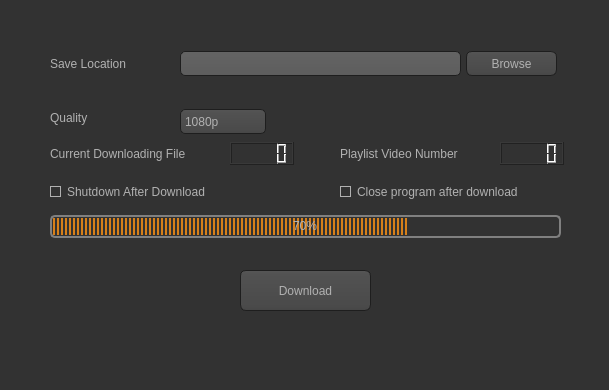
<?xml version="1.0" encoding="UTF-8"?>
<ui version="4.0">
 <class>MainWindow</class>
 <widget class="QMainWindow" name="MainWindow">
  <property name="geometry">
   <rect>
    <x>0</x>
    <y>0</y>
    <width>609</width>
    <height>390</height>
   </rect>
  </property>
  <property name="windowTitle">
   <string>MainWindow</string>
  </property>
  <property name="styleSheet">
   <string notr="true">QToolTip
{
     border: 1px solid black;
     background-color: #ffa02f;
     padding: 1px;
     border-radius: 3px;
     opacity: 100;
}

QWidget
{
    color: #b1b1b1;
    background-color: #323232;
}

QTreeView, QListView
{
    background-color: silver;
    margin-left: 5px;
}

QWidget:item:hover
{
    background-color: QLinearGradient( x1: 0, y1: 0, x2: 0, y2: 1, stop: 0 #ffa02f, stop: 1 #ca0619);
    color: #000000;
}

QWidget:item:selected
{
    background-color: QLinearGradient( x1: 0, y1: 0, x2: 0, y2: 1, stop: 0 #ffa02f, stop: 1 #d7801a);
}

QMenuBar::item
{
    background: transparent;
}

QMenuBar::item:selected
{
    background: transparent;
    border: 1px solid #ffaa00;
}

QMenuBar::item:pressed
{
    background: #444;
    border: 1px solid #000;
    background-color: QLinearGradient(
        x1:0, y1:0,
        x2:0, y2:1,
        stop:1 #212121,
        stop:0.4 #343434/*,
        stop:0.2 #343434,
        stop:0.1 #ffaa00*/
    );
    margin-bottom:-1px;
    padding-bottom:1px;
}

QMenu
{
    border: 1px solid #000;
}

QMenu::item
{
    padding: 2px 20px 2px 20px;
}

QMenu::item:selected
{
    color: #000000;
}

QWidget:disabled
{
    color: #808080;
    background-color: #323232;
}

QAbstractItemView
{
    background-color: QLinearGradient( x1: 0, y1: 0, x2: 0, y2: 1, stop: 0 #4d4d4d, stop: 0.1 #646464, stop: 1 #5d5d5d);
}

QWidget:focus
{
    /*border: 1px solid darkgray;*/
}

QLineEdit
{
    background-color: QLinearGradient( x1: 0, y1: 0, x2: 0, y2: 1, stop: 0 #4d4d4d, stop: 0 #646464, stop: 1 #5d5d5d);
    padding: 1px;
    border-style: solid;
    border: 1px solid #1e1e1e;
    border-radius: 5;
}

QPushButton
{
    color: #b1b1b1;
    background-color: QLinearGradient( x1: 0, y1: 0, x2: 0, y2: 1, stop: 0 #565656, stop: 0.1 #525252, stop: 0.5 #4e4e4e, stop: 0.9 #4a4a4a, stop: 1 #464646);
    border-width: 1px;
    border-color: #1e1e1e;
    border-style: solid;
    border-radius: 6;
    padding: 3px;
    font-size: 12px;
    padding-left: 5px;
    padding-right: 5px;
    min-width: 40px;
}

QPushButton:pressed
{
    background-color: QLinearGradient( x1: 0, y1: 0, x2: 0, y2: 1, stop: 0 #2d2d2d, stop: 0.1 #2b2b2b, stop: 0.5 #292929, stop: 0.9 #282828, stop: 1 #252525);
}

QComboBox
{
    selection-background-color: #ffaa00;
    background-color: QLinearGradient( x1: 0, y1: 0, x2: 0, y2: 1, stop: 0 #565656, stop: 0.1 #525252, stop: 0.5 #4e4e4e, stop: 0.9 #4a4a4a, stop: 1 #464646);
    border-style: solid;
    border: 1px solid #1e1e1e;
    border-radius: 5;
}

QComboBox:hover,QPushButton:hover
{
    border: 2px solid QLinearGradient( x1: 0, y1: 0, x2: 0, y2: 1, stop: 0 #ffa02f, stop: 1 #d7801a);
}


QComboBox:on
{
    padding-top: 3px;
    padding-left: 4px;
    background-color: QLinearGradient( x1: 0, y1: 0, x2: 0, y2: 1, stop: 0 #2d2d2d, stop: 0.1 #2b2b2b, stop: 0.5 #292929, stop: 0.9 #282828, stop: 1 #252525);
    selection-background-color: #ffaa00;
}

QComboBox QAbstractItemView
{
    border: 2px solid darkgray;
    selection-background-color: QLinearGradient( x1: 0, y1: 0, x2: 0, y2: 1, stop: 0 #ffa02f, stop: 1 #d7801a);
}

QComboBox::drop-down
{
     subcontrol-origin: padding;
     subcontrol-position: top right;
     width: 15px;

     border-left-width: 0px;
     border-left-color: darkgray;
     border-left-style: solid; /* just a single line */
     border-top-right-radius: 3px; /* same radius as the QComboBox */
     border-bottom-right-radius: 3px;
 }

QComboBox::down-arrow
{
     image: url(:/dark_orange/img/down_arrow.png);
}

QGroupBox
{
    border: 1px solid darkgray;
    margin-top: 10px;
}

QGroupBox:focus
{
    border: 1px solid darkgray;
}

QTextEdit:focus
{
    border: 1px solid darkgray;
}

QScrollBar:horizontal {
     border: 1px solid #222222;
     background: QLinearGradient( x1: 0, y1: 0, x2: 0, y2: 1, stop: 0.0 #121212, stop: 0.2 #282828, stop: 1 #484848);
     height: 7px;
     margin: 0px 16px 0 16px;
}

QScrollBar::handle:horizontal
{
      background: QLinearGradient( x1: 0, y1: 0, x2: 1, y2: 0, stop: 0 #ffa02f, stop: 0.5 #d7801a, stop: 1 #ffa02f);
      min-height: 20px;
      border-radius: 2px;
}

QScrollBar::add-line:horizontal {
      border: 1px solid #1b1b19;
      border-radius: 2px;
      background: QLinearGradient( x1: 0, y1: 0, x2: 1, y2: 0, stop: 0 #ffa02f, stop: 1 #d7801a);
      width: 14px;
      subcontrol-position: right;
      subcontrol-origin: margin;
}

QScrollBar::sub-line:horizontal {
      border: 1px solid #1b1b19;
      border-radius: 2px;
      background: QLinearGradient( x1: 0, y1: 0, x2: 1, y2: 0, stop: 0 #ffa02f, stop: 1 #d7801a);
      width: 14px;
     subcontrol-position: left;
     subcontrol-origin: margin;
}

QScrollBar::right-arrow:horizontal, QScrollBar::left-arrow:horizontal
{
      border: 1px solid black;
      width: 1px;
      height: 1px;
      background: white;
}

QScrollBar::add-page:horizontal, QScrollBar::sub-page:horizontal
{
      background: none;
}

QScrollBar:vertical
{
      background: QLinearGradient( x1: 0, y1: 0, x2: 1, y2: 0, stop: 0.0 #121212, stop: 0.2 #282828, stop: 1 #484848);
      width: 7px;
      margin: 16px 0 16px 0;
      border: 1px solid #222222;
}

QScrollBar::handle:vertical
{
      background: QLinearGradient( x1: 0, y1: 0, x2: 0, y2: 1, stop: 0 #ffa02f, stop: 0.5 #d7801a, stop: 1 #ffa02f);
      min-height: 20px;
      border-radius: 2px;
}

QScrollBar::add-line:vertical
{
      border: 1px solid #1b1b19;
      border-radius: 2px;
      background: QLinearGradient( x1: 0, y1: 0, x2: 0, y2: 1, stop: 0 #ffa02f, stop: 1 #d7801a);
      height: 14px;
      subcontrol-position: bottom;
      subcontrol-origin: margin;
}

QScrollBar::sub-line:vertical
{
      border: 1px solid #1b1b19;
      border-radius: 2px;
      background: QLinearGradient( x1: 0, y1: 0, x2: 0, y2: 1, stop: 0 #d7801a, stop: 1 #ffa02f);
      height: 14px;
      subcontrol-position: top;
      subcontrol-origin: margin;
}

QScrollBar::up-arrow:vertical, QScrollBar::down-arrow:vertical
{
      border: 1px solid black;
      width: 1px;
      height: 1px;
      background: white;
}


QScrollBar::add-page:vertical, QScrollBar::sub-page:vertical
{
      background: none;
}

QTextEdit
{
    background-color: #242424;
}

QPlainTextEdit
{
    background-color: #242424;
}

QHeaderView::section
{
    background-color: QLinearGradient(x1:0, y1:0, x2:0, y2:1, stop:0 #616161, stop: 0.5 #505050, stop: 0.6 #434343, stop:1 #656565);
    color: white;
    padding-left: 4px;
    border: 1px solid #6c6c6c;
}

QCheckBox:disabled
{
color: #414141;
}

QDockWidget::title
{
    text-align: center;
    spacing: 3px; /* spacing between items in the tool bar */
    background-color: QLinearGradient(x1:0, y1:0, x2:0, y2:1, stop:0 #323232, stop: 0.5 #242424, stop:1 #323232);
}

QDockWidget::close-button, QDockWidget::float-button
{
    text-align: center;
    spacing: 1px; /* spacing between items in the tool bar */
    background-color: QLinearGradient(x1:0, y1:0, x2:0, y2:1, stop:0 #323232, stop: 0.5 #242424, stop:1 #323232);
}

QDockWidget::close-button:hover, QDockWidget::float-button:hover
{
    background: #242424;
}

QDockWidget::close-button:pressed, QDockWidget::float-button:pressed
{
    padding: 1px -1px -1px 1px;
}

QMainWindow::separator
{
    background-color: QLinearGradient(x1:0, y1:0, x2:0, y2:1, stop:0 #161616, stop: 0.5 #151515, stop: 0.6 #212121, stop:1 #343434);
    color: white;
    padding-left: 4px;
    border: 1px solid #4c4c4c;
    spacing: 3px; /* spacing between items in the tool bar */
}

QMainWindow::separator:hover
{

    background-color: QLinearGradient(x1:0, y1:0, x2:0, y2:1, stop:0 #d7801a, stop:0.5 #b56c17 stop:1 #ffa02f);
    color: white;
    padding-left: 4px;
    border: 1px solid #6c6c6c;
    spacing: 3px; /* spacing between items in the tool bar */
}

QToolBar::handle
{
     spacing: 3px; /* spacing between items in the tool bar */
     background: url(:/dark_orange/img/handle.png);
}

QMenu::separator
{
    height: 2px;
    background-color: QLinearGradient(x1:0, y1:0, x2:0, y2:1, stop:0 #161616, stop: 0.5 #151515, stop: 0.6 #212121, stop:1 #343434);
    color: white;
    padding-left: 4px;
    margin-left: 10px;
    margin-right: 5px;
}

QProgressBar
{
    border: 2px solid grey;
    border-radius: 5px;
    text-align: center;
}

QProgressBar::chunk
{
    background-color: #d7801a;
    width: 2.15px;
    margin: 0.5px;
}

QTabBar::tab {
    color: #b1b1b1;
    border: 1px solid #444;
    border-bottom-style: none;
    background-color: #323232;
    padding-left: 10px;
    padding-right: 10px;
    padding-top: 3px;
    padding-bottom: 2px;
    margin-right: -1px;
}

QTabWidget::pane {
    border: 1px solid #444;
    top: 1px;
}

QTabBar::tab:last
{
    margin-right: 0; /* the last selected tab has nothing to overlap with on the right */
    border-top-right-radius: 3px;
}

QTabBar::tab:first:!selected
{
 margin-left: 0px; /* the last selected tab has nothing to overlap with on the right */


    border-top-left-radius: 3px;
}

QTabBar::tab:!selected
{
    color: #b1b1b1;
    border-bottom-style: solid;
    margin-top: 3px;
    background-color: QLinearGradient(x1:0, y1:0, x2:0, y2:1, stop:1 #212121, stop:.4 #343434);
}

QTabBar::tab:selected
{
    border-top-left-radius: 3px;
    border-top-right-radius: 3px;
    margin-bottom: 0px;
}

QTabBar::tab:!selected:hover
{
    /*border-top: 2px solid #ffaa00;
    padding-bottom: 3px;*/
    border-top-left-radius: 3px;
    border-top-right-radius: 3px;
    background-color: QLinearGradient(x1:0, y1:0, x2:0, y2:1, stop:1 #212121, stop:0.4 #343434, stop:0.2 #343434, stop:0.1 #ffaa00);
}

QRadioButton::indicator:checked, QRadioButton::indicator:unchecked{
    color: #b1b1b1;
    background-color: #323232;
    border: 1px solid #b1b1b1;
    border-radius: 6px;
}

QRadioButton::indicator:checked
{
    background-color: qradialgradient(
        cx: 0.5, cy: 0.5,
        fx: 0.5, fy: 0.5,
        radius: 1.0,
        stop: 0.25 #ffaa00,
        stop: 0.3 #323232
    );
}

QCheckBox::indicator{
    color: #b1b1b1;
    background-color: #323232;
    border: 1px solid #b1b1b1;
    width: 9px;
    height: 9px;
}

QRadioButton::indicator
{
    border-radius: 6px;
}

QRadioButton::indicator:hover, QCheckBox::indicator:hover
{
    border: 1px solid #ffaa00;
}

QCheckBox::indicator:checked
{
    image:url(:/dark_orange/img/checkbox.png);
}

QCheckBox::indicator:disabled, QRadioButton::indicator:disabled
{
    border: 1px solid #444;
}


QSlider::groove:horizontal {
    border: 1px solid #3A3939;
    height: 8px;
    background: #201F1F;
    margin: 2px 0;
    border-radius: 2px;
}

QSlider::handle:horizontal {
    background: QLinearGradient( x1: 0, y1: 0, x2: 0, y2: 1,
      stop: 0.0 silver, stop: 0.2 #a8a8a8, stop: 1 #727272);
    border: 1px solid #3A3939;
    width: 14px;
    height: 14px;
    margin: -4px 0;
    border-radius: 2px;
}

QSlider::groove:vertical {
    border: 1px solid #3A3939;
    width: 8px;
    background: #201F1F;
    margin: 0 0px;
    border-radius: 2px;
}

QSlider::handle:vertical {
    background: QLinearGradient( x1: 0, y1: 0, x2: 0, y2: 1, stop: 0.0 silver,
      stop: 0.2 #a8a8a8, stop: 1 #727272);
    border: 1px solid #3A3939;
    width: 14px;
    height: 14px;
    margin: 0 -4px;
    border-radius: 2px;
}

QAbstractSpinBox {
    padding-top: 2px;
    padding-bottom: 2px;
    border: 1px solid darkgray;

    border-radius: 2px;
    min-width: 50px;
}
</string>
  </property>
  <widget class="QWidget" name="centralwidget">
   <widget class="QPushButton" name="pushButton_2">
    <property name="geometry">
     <rect>
      <x>240</x>
      <y>270</y>
      <width>131</width>
      <height>41</height>
     </rect>
    </property>
    <property name="toolTip">
     <string>&lt;html&gt;&lt;head/&gt;&lt;body&gt;&lt;p&gt;Press to start the download.&lt;/p&gt;&lt;/body&gt;&lt;/html&gt;</string>
    </property>
    <property name="styleSheet">
     <string notr="true"/>
    </property>
    <property name="text">
     <string>Download</string>
    </property>
   </widget>
   <widget class="QLCDNumber" name="lcdNumber">
    <property name="geometry">
     <rect>
      <x>500</x>
      <y>142</y>
      <width>64</width>
      <height>23</height>
     </rect>
    </property>
   </widget>
   <widget class="QLabel" name="label_3">
    <property name="geometry">
     <rect>
      <x>50</x>
      <y>109</y>
      <width>101</width>
      <height>17</height>
     </rect>
    </property>
    <property name="text">
     <string>Quality</string>
    </property>
   </widget>
   <widget class="QProgressBar" name="progressBar">
    <property name="geometry">
     <rect>
      <x>50</x>
      <y>215</y>
      <width>511</width>
      <height>23</height>
     </rect>
    </property>
    <property name="value">
     <number>70</number>
    </property>
   </widget>
   <widget class="QCheckBox" name="checkBox">
    <property name="geometry">
     <rect>
      <x>50</x>
      <y>180</y>
      <width>211</width>
      <height>23</height>
     </rect>
    </property>
    <property name="text">
     <string>Shutdown After Download</string>
    </property>
   </widget>
   <widget class="QPushButton" name="pushButton">
    <property name="geometry">
     <rect>
      <x>466</x>
      <y>51</y>
      <width>91</width>
      <height>25</height>
     </rect>
    </property>
    <property name="text">
     <string>Browse</string>
    </property>
   </widget>
   <widget class="QLineEdit" name="lineEdit_2">
    <property name="geometry">
     <rect>
      <x>180</x>
      <y>51</y>
      <width>281</width>
      <height>25</height>
     </rect>
    </property>
    <property name="text">
     <string/>
    </property>
   </widget>
   <widget class="QLabel" name="label_5">
    <property name="geometry">
     <rect>
      <x>340</x>
      <y>145</y>
      <width>151</width>
      <height>17</height>
     </rect>
    </property>
    <property name="text">
     <string>Playlist Video Number</string>
    </property>
   </widget>
   <widget class="QComboBox" name="comboBox">
    <property name="geometry">
     <rect>
      <x>180</x>
      <y>109</y>
      <width>86</width>
      <height>25</height>
     </rect>
    </property>
    <item>
     <property name="text">
      <string>1080p</string>
     </property>
    </item>
    <item>
     <property name="text">
      <string>720p</string>
     </property>
    </item>
    <item>
     <property name="text">
      <string>480p</string>
     </property>
    </item>
    <item>
     <property name="text">
      <string>360p</string>
     </property>
    </item>
    <item>
     <property name="text">
      <string>240p</string>
     </property>
    </item>
    <item>
     <property name="text">
      <string>144p</string>
     </property>
    </item>
   </widget>
   <widget class="QLabel" name="label_4">
    <property name="geometry">
     <rect>
      <x>50</x>
      <y>145</y>
      <width>181</width>
      <height>17</height>
     </rect>
    </property>
    <property name="text">
     <string>Current Downloading File</string>
    </property>
   </widget>
   <widget class="QLabel" name="label_2">
    <property name="geometry">
     <rect>
      <x>50</x>
      <y>55</y>
      <width>101</width>
      <height>17</height>
     </rect>
    </property>
    <property name="text">
     <string>Save Location</string>
    </property>
   </widget>
   <widget class="QLCDNumber" name="lcdNumber_2">
    <property name="geometry">
     <rect>
      <x>230</x>
      <y>142</y>
      <width>64</width>
      <height>23</height>
     </rect>
    </property>
   </widget>
   <widget class="QCheckBox" name="checkBox_2">
    <property name="geometry">
     <rect>
      <x>340</x>
      <y>180</y>
      <width>231</width>
      <height>23</height>
     </rect>
    </property>
    <property name="text">
     <string>Close program after download</string>
    </property>
   </widget>
  </widget>
  <widget class="QMenuBar" name="menubar">
   <property name="geometry">
    <rect>
     <x>0</x>
     <y>0</y>
     <width>609</width>
     <height>22</height>
    </rect>
   </property>
  </widget>
  <widget class="QStatusBar" name="statusbar"/>
 </widget>
 <resources/>
 <connections/>
</ui>
